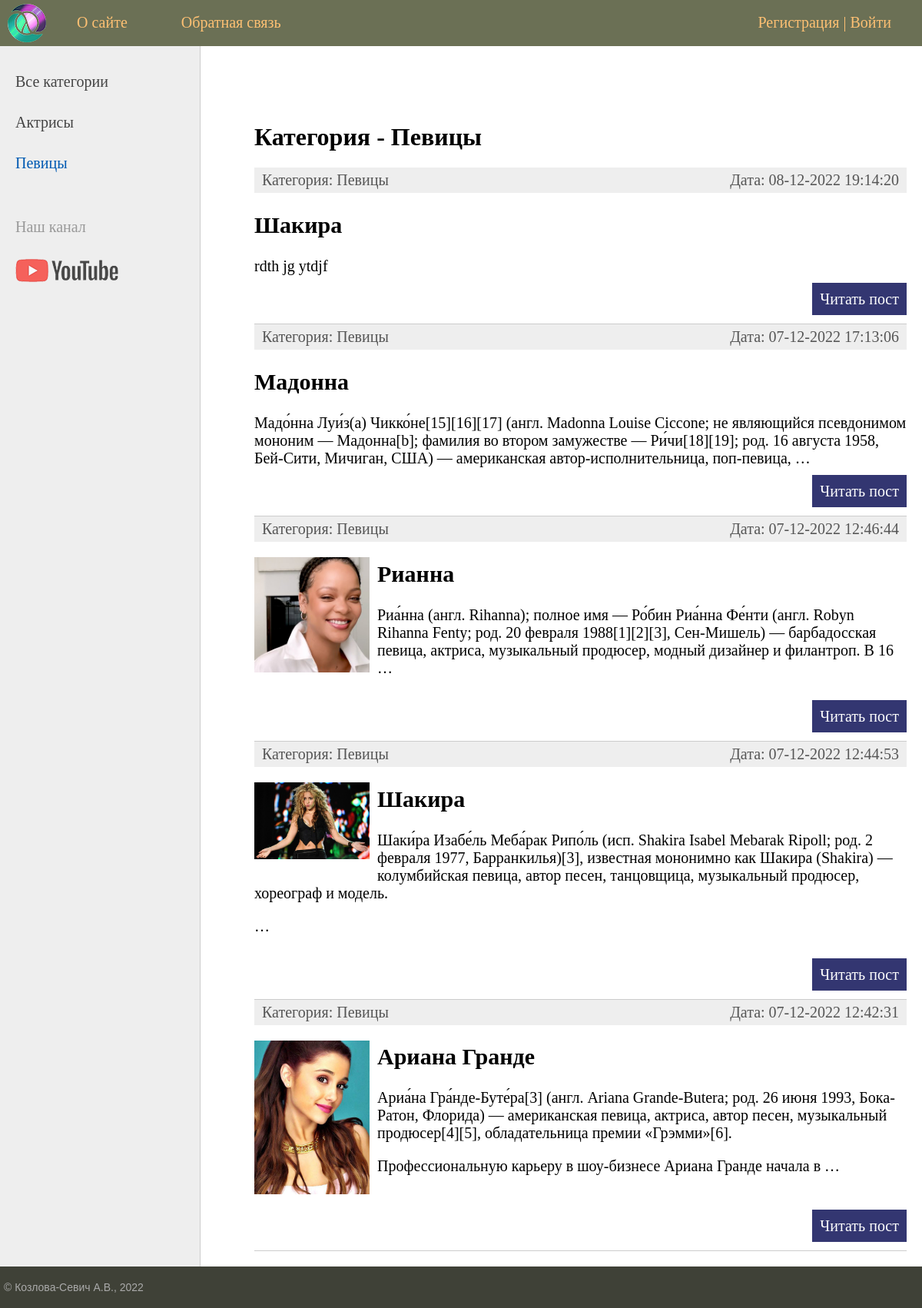
Screenshot of /category/pevicy/ with the database file from the repository.
### women/models.py (models this page shows, shortened)
class Category(models.Model):
    name = models.CharField(max_length=100, db_index=True, verbose_name="Категория")  # , related_name='get_posts' для получения связанных постов из модели women (по умол-ю ?.women_set.all())
    slug = models.SlugField(max_length=255, unique=True, db_index=True, verbose_name='URL')
    def __str__(self):
        return self.name
    def get_absolute_url(self):
        return reverse('category', kwargs={'cat_slug': self.slug})  # {'cat_id': self.pk})
    class Meta:
        verbose_name = 'Категория'
        verbose_name_plural = 'Категории'  # mnojestven chislo
        ordering = ['id']

class Women(models.Model):
    title = models.CharField(max_length=255, verbose_name="Заголовок")
    slug = models.SlugField(max_length=255, unique=True, db_index=True, verbose_name='URL')
    content = models.TextField(blank=True)
    photo = models.ImageField(upload_to="photo/%Y/%m/%d")
    time_create = models.DateTimeField(auto_now_add=True, verbose_name='Дата создания')
    time_update = models.DateTimeField(auto_now=True)
    is_published = models.BooleanField(default=True)
    cat = models.ForeignKey('Category', on_delete=models.PROTECT)  # , null=True) при добавлении слагов удаляем все миграции т.к. требуется заполнение уникального поля
    def get_absolute_url(self):
        return reverse('post', kwargs={'post_slug': self.slug})
    class Meta:  # вложенный класс
        verbose_name = 'Известные женщины'
        verbose_name_plural = 'Известные женщины'  # mnojestven chislo
        ordering = ['-time_create', 'title']

### women/views.py (the view)
# urls.py: path('category/<slug:cat_slug>/', WomenCategory.as_view(), name='category'),  # <int:cat_id>', show_category, name='category'),
class WomenCategory(DataMixin, ListView):
    model = Women
    template_name = 'women/index.html'
    context_object_name = 'posts'
    allow_empty = False
    def get_queryset(self):
        return Women.objects.filter(cat__slug=self.kwargs['cat_slug'], is_published=True).select_related('cat')  # добавили жадную
    def get_context_data(self, *, object_list=None, **kwargs):
        context = super().get_context_data(**kwargs)
        c_def = self.get_user_context(title='Категория - ' + str(context['posts'][0].cat),
                                      cat_selected=context['posts'][0].cat_id)
        return context | c_def

### women/templatetags/women_tags.py (called while the page is built)
@register.simple_tag(name='getcats')
def get_categories(filter=None):
    if not filter:
        return Category.objects.all()
    else:
        return Category.objects.filter(pk=filter)

@register.inclusion_tag('women/list_categories.html')
def show_categories(sort=None, cat_selected=0):
    if not sort:
        cats = Category.objects.all()
    else:
        cats = Category.objects.order_by(sort)
    return {"cats": cats, "cat_selected": cat_selected}

### women/utils.py (called while the page is built)
    def get_user_context(self, **kwargs):
        context = kwargs
        cats = Category.objects.annotate(Count('women'))
        user_menu = menu.copy()
        if not self.request.user.is_authenticated:
            user_menu.pop(1)
        context['menu'] = user_menu
        context['cats'] = cats
        if 'cat_selected' not in context:
            context['cat_selected'] = 0
        return context

### women/templates/women/index.html (shortened to what this page needs)
{% extends 'women/base.html' %}
{% block content %}
                        <h1>{{title}}</h1>
<ul class="list-articles">
    {% for p in posts %}
    <li>
        <div class="article-panel">
            <p class="first">Категория: {{p.cat}}</p>
            <p class="last">Дата: {{p.time_update|date:"d-m-Y H:i:s"}}</p>
        </div>
        {% if p.photo %}
            <p><img class="img-article-left thumb" src="{{p.photo.url}}"></p>
        {% endif %}
        <h2>{{p.title}}</h2>
        {% autoescape on %}
        <p>{{p.content|linebreaks|truncatewords:30}}</p>
        {% endautoescape %}
        <p class="link-read-post"><a href="{{ p.get_absolute_url }}">Читать пост</a></p>
    </li>
    {% endfor %}
</ul>
{% endblock %}

### women/templates/women/base.html (shortened to what this page needs)
{% load static %}
{% load women_tags %}
<!DOCTYPE html>
<html>
<head>
    <link type="text/css" href="{% static 'women/css/styles.css' %}" rel="stylesheet" />
</head>
<body>
{% block mainmenu %}
    <div class="header">
        <ul id="mainmenu" class="mainmenu">
        <li class="logo"><a href="{% url 'home' %}"><div class="logo"></div></a></li>
        {% for m in menu %}
                <li><a href="{% url m.url_name %}">{{m.title}}</a></li>
        {% endfor %}
        {% if request.user.is_authenticated %}
            <li class="last">{{user.username}} | <a href="{% url 'logout' %}">Выйти</a> </li>
        {% else %}
            <li class="last"><a href="{% url 'register' %}">Регистрация</a> | <a href="{% url 'login' %}">Войти</a></li>
        {% endif %}
        </ul>
    </div>
{% endblock mainmenu %}
<table class="table-content" border=0 cellpadding="0" cellspacing="0">
<tr>
    <td valing="top" class="left-chapters">
        <ul id="leftchapters">
        {% if cat_selected == 0 %}
            <li class="selected">Все категории</li>
        {% else %}
            <li><a href="{% url 'home' %}">Все категории</a></li>
        {% endif %}
        {% for c in cats %}
        {% if c.women__count > 0 %}
            {% if c.pk == cat_selected %}
                <li class="selected">{{c.name}}</li>
            {% else %}
                <li><a href="{{ c.get_absolute_url }}">{{c.name}}</a></li>
            {% endif %}
        {% endif %}
        {% endfor %}
            <li class="share">
                <p>Наш канал</p>
                <a class="share-yt" href="https://www.youtube.com/channel/UC0H7qDE4V_hcPdN_T28-q4A">
            </li>
        </ul>
    </td>
<td valign="top" class="content">
    <div class="content-text">
{% block content %}
{% endblock %}
    </div>
</td></tr></table>
<tr><td valign=top>
    <div id="footer">
        <p>© Козлова-Севич А.В., 2022</p>
    </div>
</td></tr></table>
</body>
</html>

### women/static/women/css/styles.css (style rules this page uses)
html, body { font-family: 'Appetite'; margin: 00px; padding: 00px; height: 100%; width: 100%; color: #444; }
a { color: #0059b2; text-decoration: none; }
img { max-width: 600px; height: auto; }
img.img-article-left { max-width: 300px; height: auto; float: left; padding: 0 10px 10px 0; }
img.img-article-left.thumb { max-width: 150px; height: auto; }
p.link-read-post { text-align: right; }
p.link-read-post a { padding: 10px; min-width: 100px; background: #333671; color: #fff; text-decoration: none; }
div.article-panel { background: #eee; padding: 5px 10px 5px 10px; box-sizing: border-box; overflow: hidden; color: #555; }
div.article-panel p.first { margin: 0; float: left; }
div.article-panel p.last { margin: 0; float: right; }
ul.list-articles { list-style: none; margin: 0; padding: 0; }
ul.list-articles li { border-bottom: 1px solid #ccc; }
.header { background: #6b7055; height: 60px; }
.logo { background: url('../images/logo.png') no-repeat 10px 5px; width: 70px; height: 60px; }
ul.mainmenu { list-style: none; margin: 0; padding: 0; height: 60px; color: #fdc073; font-size: 20px; overflow: hidden; }
ul.mainmenu li { float: left; margin: 18px 40px 0 30px; }
ul.mainmenu li.logo { margin: 0; }
ul.mainmenu li.last { float: right; }
ul.mainmenu li a { color: #fdc073; text-decoration: none; }
.table-content { width: 100%; min-height: 100%; height: 100%; }
.left-chapters { margin: 0; background: #eee; border-right: 1px solid #ccc; min-height: 100%; }
.left-chapters ul { width: 230px; min-height: 100%; margin: 0; padding: 20px 10px 10px 20px; list-style: none; font-size: 20px; }
.left-chapters ul li { margin: 30px 0 0 0; color: #999; }
.left-chapters ul li.selected { color: #0059b2; }
.left-chapters ul li a { color: #444; text-decoration: none; }
.left-chapters ul li.share { margin: 60px 0 0 0; }
.left-chapters ul li.share p { margin: 30px 0 30px 0; }
.left-chapters ul li.share a { display: inline-block; width: 40px; height: 40px; margin: 0 20px 0 0; }
.left-chapters ul li.share a.share-yt { width: 100%; height: 30px; background: url('../images/share_yt.png') no-repeat 0 0 }
.content { padding: 40px 20px 20px 40px; width: 100%; box-sizing: border-box; }
.content-text { margin: 60px 0 0 30px; color: #000; font-size: 20px; font-family: Yandex Sans Display Light; }
.content-text h1 { font-size: 32px; }
#footer { box-sizing: border-box; background: #3F4137; padding: 5px; color: #aaa; font-size: 14px; font-family: Verdana, Geneva, Arial, Helvetica; text-align: left; overflow: hidden; }

### rows the page displays
Category: name "Актрисы"
Category: name "Певицы"
Women: cat "Певицы", time_update "08-12-2022 19:14:20", title "Шакира", content "rdth jg ytdjf"
Women: cat "Певицы", time_update "07-12-2022 17:13:06", title "Мадонна", content "Мадо́нна Луи́з(а) Чикко́не[15][16][17] (англ. Madonna Louise Ciccone; не являющийся псевдонимом мононим — Мадонна[b]; фамилия во втором замужестве — Ри́чи[18][19]; род. 16 августа 1958, Бей-Сити, Мичиган, США) — американская автор-исполнительница, поп-певица, …"
Women: cat "Певицы", time_update "07-12-2022 12:46:44", photo (picture), title "Рианна", content "Риа́нна (англ. Rihanna); полное имя — Ро́бин Риа́нна Фе́нти (англ. Robyn Rihanna Fenty; род. 20 февраля 1988[1][2][3], Сен-Мишель) — барбадосская певица, актриса, музыкальный продюсер, модный дизайнер и филантроп. В 16 …"
Women: cat "Певицы", time_update "07-12-2022 12:44:53", photo (picture), title "Шакира", content "Шаки́ра Изабе́ль Меба́рак Рипо́ль (исп. Shakira Isabel Mebarak Ripoll; род. 2 февраля 1977, Барранкилья)[3], известная мононимно как Шакира (Shakira) — колумбийская певица, автор песен, танцовщица, музыкальный продюсер, хореограф и модель. …"
Women: cat "Певицы", time_update "07-12-2022 12:42:31", photo (picture), title "Ариана Гранде", content "Ариа́на Гра́нде-Буте́ра[3] (англ. Ariana Grande-Butera; род. 26 июня 1993, Бока-Ратон, Флорида) — американская певица, актриса, автор песен, музыкальный продюсер[4][5], обладательница премии «Грэмми»[6]. Профессиональную карьеру в шоу-бизнесе Ариана Гранде начала в …"

### other values shown
{{ m.title }} "О сайте" "Обратная связь"
{{ title }} "Категория - Певицы"
